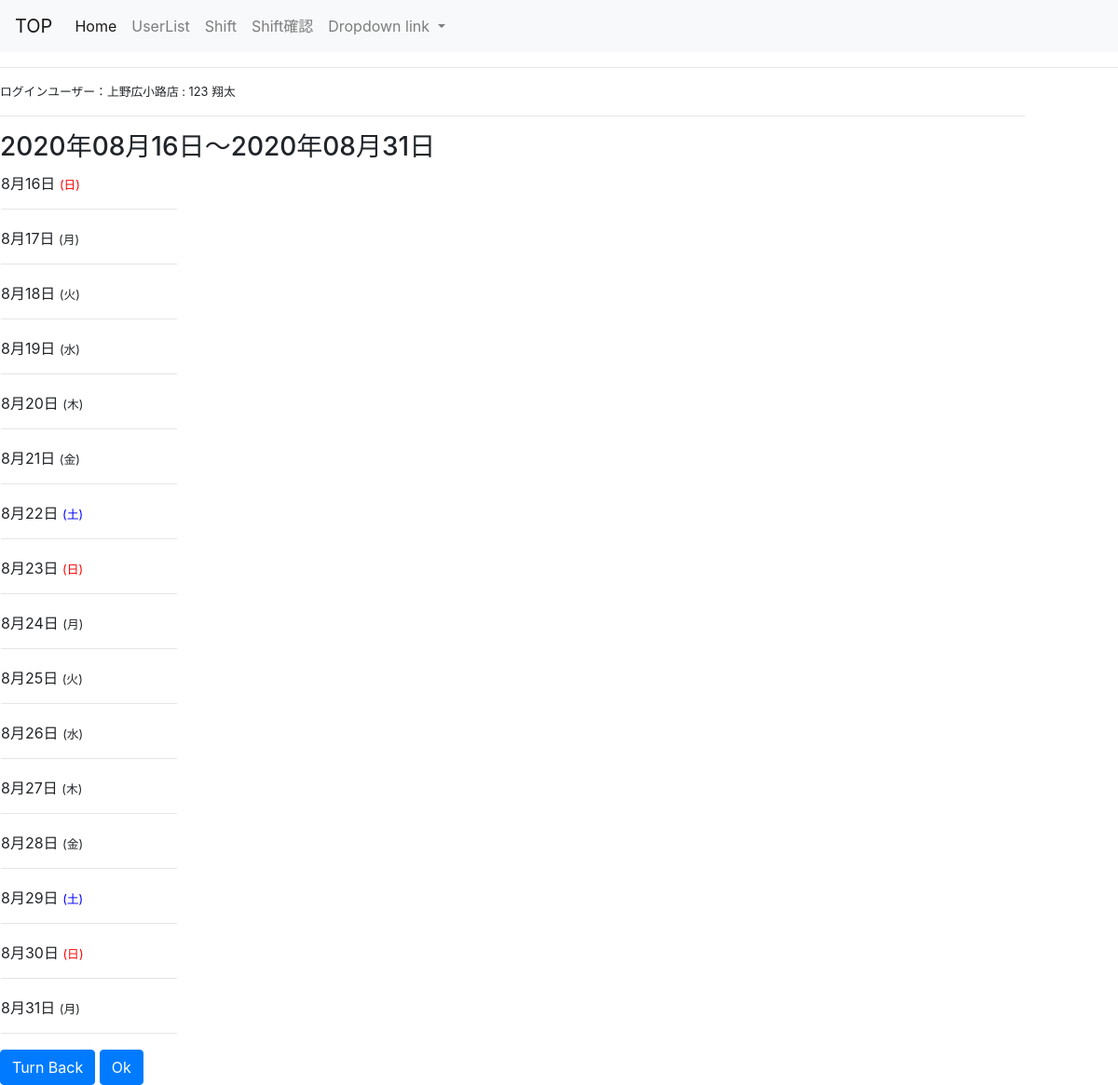
/user/2/week_with_schedule/, run on the app's committed database.
### register/models.py (models this page shows, shortened)
class User(AbstractBaseUser, PermissionsMixin):
    email = models.EmailField(_('email address'), unique=True)
    first_name = models.CharField(_('first name'), max_length=30, blank=True)
    last_name = models.CharField(_('last name'), max_length=150, blank=True)
    is_staff = models.BooleanField(
        _('staff status'),
        default=False,
        help_text=_(
            'Designates whether the user can log into this admin site.'),
    )
    is_active = models.BooleanField(
        _('active'),
        default=True,
        help_text=_(
            'Designates whether this user should be treated as active. '
            'Unselect this instead of deleting accounts.'
        ),
    )
    date_joined = models.DateTimeField(_('date joined'), default=timezone.now)
    objects = CustomUserManager()
    EMAIL_FIELD = 'email'
    USERNAME_FIELD = 'email'
    REQUIRED_FIELDS = []
    class Meta:
        verbose_name = _('user')
        verbose_name_plural = _('users')

class Shops(models.Model):
    SHOP_CHOICES = (
    ('1', '目黒'),
    ('2', '狛江'),
    ('3', '神保町'),
    ('4', '上野広小路'),
    ('5', '北千住'),)
    shop = models.CharField("店舗", max_length=3,choices=SHOP_CHOICES, blank=True,default=1)
    user = models.OneToOneField(settings.AUTH_USER_MODEL,on_delete=models.CASCADE,)

### app/views.py (the view)
# urls.py: path('user/<int:user_pk>/week_with_schedule/', views.WeekWithScheduleCalendar.as_view(), name='week_with_schedule'),
class WeekWithScheduleCalendar(mixins.WeekWithScheduleMixin, generic.TemplateView):
    template_name = 'app/week_with_schedule.html'
    model = Schedule
    date_field = 'date'
    def get_context_data(self, **kwargs):
        context = super().get_context_data(**kwargs)
        context['user'] = get_object_or_404(User, pk=self.kwargs['user_pk'])
        calendar_context = self.get_week_calendar()
        context.update(calendar_context)
        return context

### app/mixins.py (called while the page is built)
    def setup_calendar(self):
        self._calendar = calendar.Calendar(self.first_weekday)

    def get_previous_week(self, date):
        if date.month == 1 and date.day ==16:
            return date.replace(year=date.year-1, month=12,day=16)
        if date.month == 1 and date.day ==1:
            return date.replace(year=date.year-1, month=12,day=1)
        if date.day == 16:
            return date.replace(month =date.month -1 ,day = 16)
        if date.day == 1:
            return date.replace(month =date.month -1 ,day = 1)

    def name(self):
        weekname=['月','火','水','木','金','土','日']
        name=[]
        week=[]
        day = self.get_week_days()
        for l in day:
            name.append(l.weekday())
        for nn in name:
            week.append(weekname[nn])
        return week

    def get_week_calendar(self):
        self.setup_calendar()
        days = self.get_week_days()
        first = days[0]
        last = days[-1]
        ago = self.get_previous_week(first)
        calendar_data = {
            'now': datetime.date.today(),
            'week_days': days,
            'week_previous': ago,
            'week_next': first ,
            'week_names': self.name(),
            'week_first': first,
            'week_last': last,
        }
        return calendar_data

    def get_week_schedules(self, start, end, days):
        lookup = {
            '{}__range'.format(self.date_field): (start, end),
            'user__pk': self.kwargs.get('user_pk'),
        }
        queryset = self.model.objects.filter(**lookup)
        day_schedules = {day: [] for day in days}
        for schedule in queryset:
            schedule_date = getattr(schedule, self.date_field)
            day_schedules[schedule_date].append(schedule)
        return day_schedules

    def get_week_calendar(self):
        calendar_context = super().get_week_calendar()
        calendar_context['week_day_schedules'] = self.get_week_schedules(
            calendar_context['week_first'],
            calendar_context['week_last'],
            calendar_context['week_days']
        )
        return calendar_context

### app/templates/app/week_with_schedule.html (shortened to what this page needs)
{% extends "register/base.html" %}
{% block content %}
    <h3>{{ week_first | date:"Y年m月d日" }}〜{{ week_last | date:"Y年m月d日" }}</h3>
    <table>
        <tbody>
            {% for day,schedules in week_day_schedules.items %}
        <tr>
            <td><div class="mgr-10">  {{ day | date:"n" }}月{{day |date:"j"}}日
                {% if day|date:"D" == "日" %}
                <small>
                    <span style="color: #F00;">({{ day | date:"D" }})</span>
                </small>
                {% elif day|date:"D" == "土" %}
                <small>
                    <span style="color:#0000FF">({{ day | date:"D" }})</span>
                </small>
                {% else %}
                <small>
                ({{ day|date:"D" }})
            </small>
               {% endif %}
            </div><hr></td>
        {% endfor %}
        </tbody>
    </table>
        <a href="{% url 'app:month_with_forms' user.pk %}" >
        <button type="submit" class="btn btn-primary">Turn Back</button></a>
        <a href="{% url 'register:top' %}" >
            <button type="submit" class="btn btn-primary">Ok</button></a>
{% endblock %}

### register/templates/register/base.html (shortened to what this page needs)
{% load static %}
<head>
    <link rel="stylesheet" href="https://stackpath.bootstrapcdn.com/bootstrap/4.3.1/css/bootstrap.min.css">
<head>
  {% if user.is_superuser %}
    <nav class="navbar navbar-expand-lg navbar-light bg-light">
        <a class="navbar-brand" href="#">TOP</a>
        <div class="collapse navbar-collapse" id="navbarNavDropdown">
          <ul class="navbar-nav">
            <li class="nav-item active">
              <a class="nav-link" href="{% url 'register:top' %}">Home <span class="sr-only">(current)</span></a>
            </li>
            <li class="nav-item">
              <a class="nav-link" href="{% url 'register:user_list'%}">UserList</a>
            </li>
            <li class="nav-item">
              <a class="nav-link" href="{% url 'app:month_with_forms' user.pk  %}">Shift</a>
            </li>
            <li class="nav-item">
              <a class="nav-link" href="{% url 'app:shift_list' %}">Shift確認</a>
            </li>
            <li class="nav-item dropdown">
              <a class="nav-link dropdown-toggle" href="#" id="navbarDropdownMenuLink" role="button" data-toggle="dropdown" aria-haspopup="true" aria-expanded="false">
                Dropdown link
              </a>
              </li>
              </ul>
        </div>
      </nav><hr>
      <div class="mgr-10"><small>ログインユーザー：{{user.shops.get_shop_display}}店&nbsp;:&nbsp;{{ user.last_name }}&nbsp;{{user.first_name}}</small><hr></div>
      {% endif %}
        {% block content %}{% endblock %}</div>
</html>

### register/templates/register/base.html (style rules this page uses)
.mgr-10 { margin-right : 100px; }

### app/templates/app/week_with_schedule.html (style rules this page uses)
.mgr-10 { margin-right : 100px; }

### data on the page
User: shops.shop "上野広小路", last_name "123", first_name "翔太"

### other printed values
{{ week_first | date:"Y年m月d日" }} "2020年08月16日"
{{ week_last | date:"Y年m月d日" }} "2020年08月31日"
{{ day | date:"n" }} "8" "8" "8" "8" "8" "8" "8" "8" "8" "8" "8" "8" "8" "8" "8" "8"
{{ day |date:"j" }} "16" "17" "18" "19" "20" "21" "22" "23" "24" "25" "26" "27" "28" "29" "30" "31"
{{ day | date:"D" }} "日" "日" "日"
{{ day|date:"D" }} "月" "火" "水" "木" "金" "月" "火" "水" "木" "金" "月"
{{ day | date:"D" }} "土" "土"
